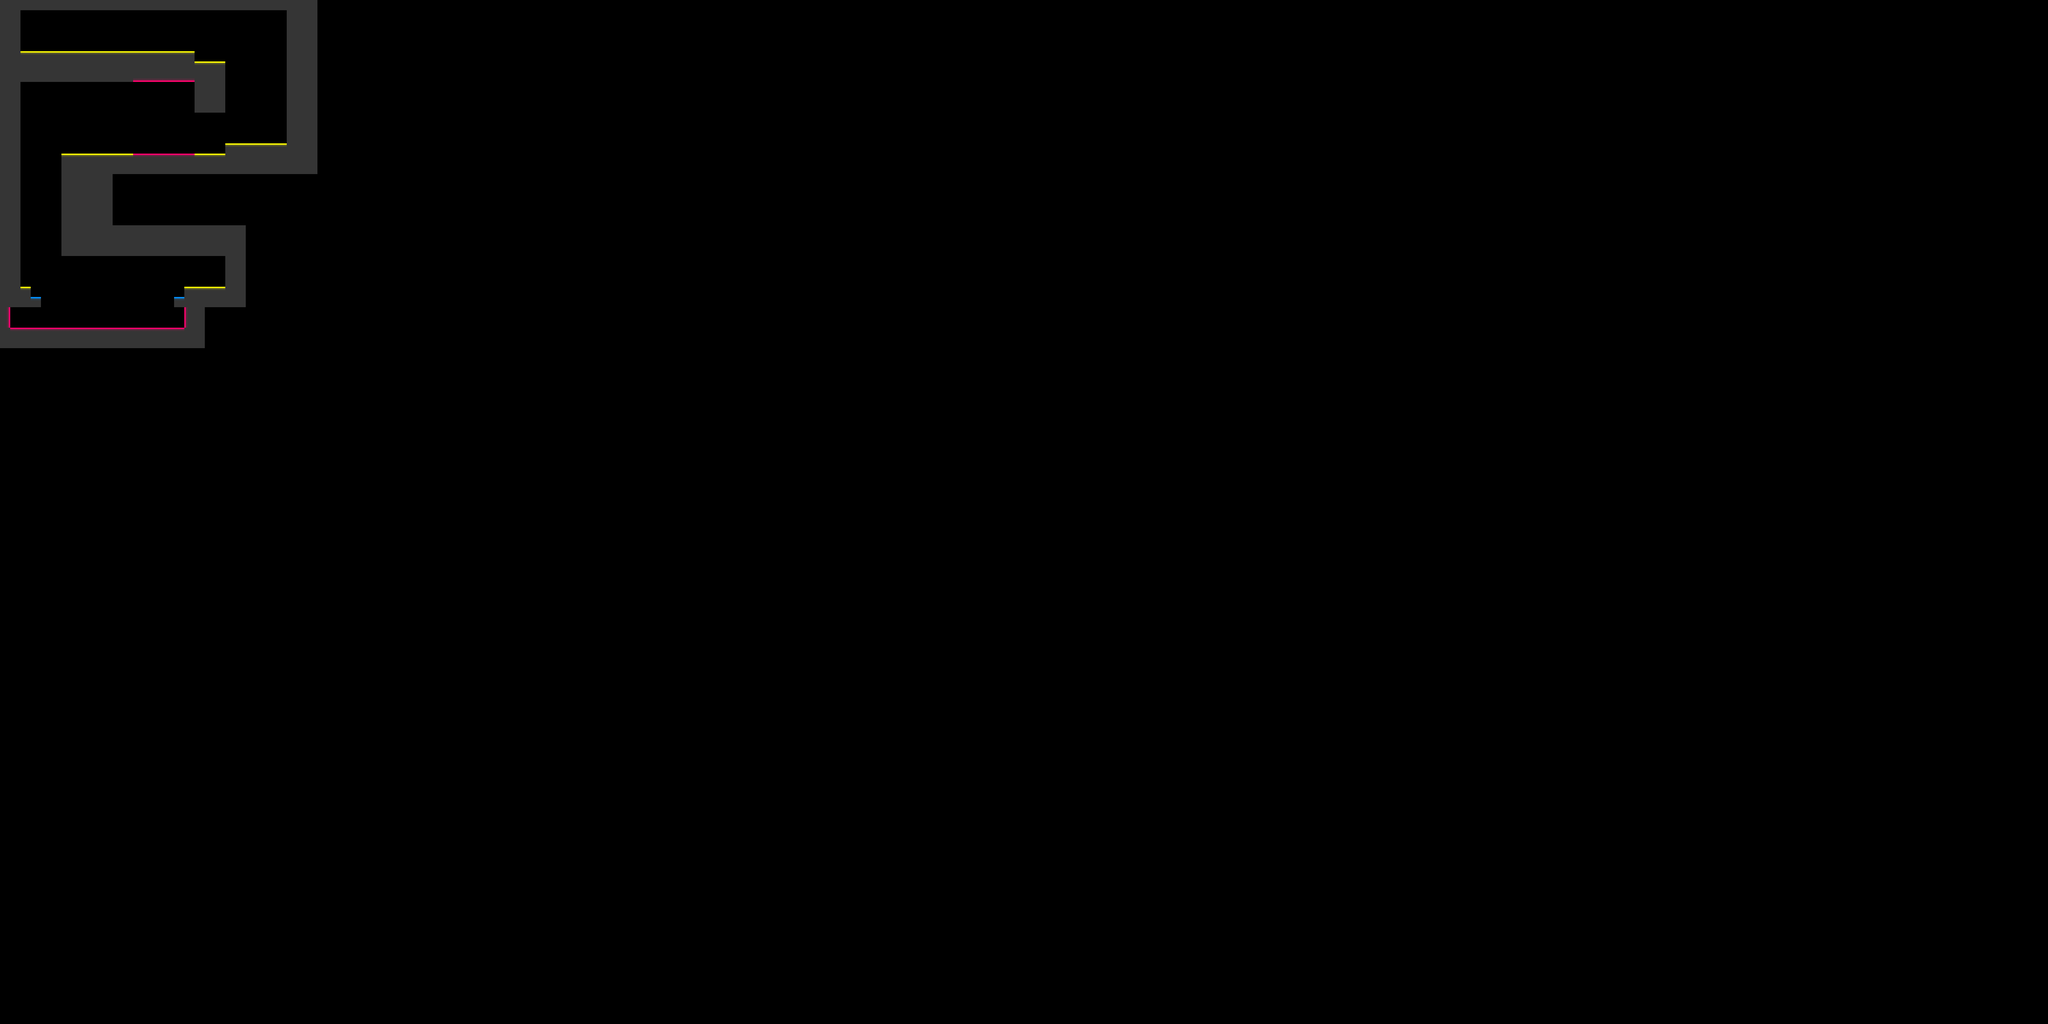

A 2D game scene composited from a Tiled map and its tileset images. What follows is a short description and the map's XML, with each tile layer's data collapsed to a summary:
An orthogonal 200x100 tile map with 32x32 px tiles, 1 tile layer (Tile Layer 1), 2 tilesets and 5 objects.

<map version="1.0" orientation="orthogonal" renderorder="right-down" width="200" height="100" tilewidth="32" tileheight="32" nextobjectid="25">
 <tileset firstgid="1" name="main" tilewidth="32" tileheight="32" tilecount="9" columns="9">
  <image source="../images/simple-tiles.png" width="288" height="32" />
  <terraintypes>
   <terrain name="New Terrain" tile="-1" />
  </terraintypes>
 </tileset>
 <tileset firstgid="10" name="obstacles" tilewidth="192" tileheight="96" tilecount="3" columns="0">
  <tile id="0">
   <image width="192" height="96" source="../images/smasher-base.png" />
  </tile>
  <tile id="1">
   <image width="32" height="64" source="../images/sidecrush.png" />
  </tile>
  <tile id="2">
   <image width="128" height="32" source="../images/slider.png" />
  </tile>
 </tileset>
 <layer name="Tile Layer 1" width="200" height="100">
  <data>[20000 cells, 400 non-empty, 7 distinct tile ids]</data>
 </layer>
 <objectgroup name="Player">
  <object id="1" x="96" y="64" width="40" height="80" />
 </objectgroup>
 <objectgroup name="Exit">
  <object id="20" x="640" y="800" width="40" height="80" />
 </objectgroup>
 <objectgroup name="Smashers">
  <object id="16" gid="10" x="416" y="480" width="192" height="96" />
  <object id="23" gid="11" x="32" y="1024" width="32" height="64" />
 </objectgroup>
 <objectgroup name="Sliders">
  <object id="21" gid="12" x="96" y="928" width="128" height="32" />
 </objectgroup>
</map>
